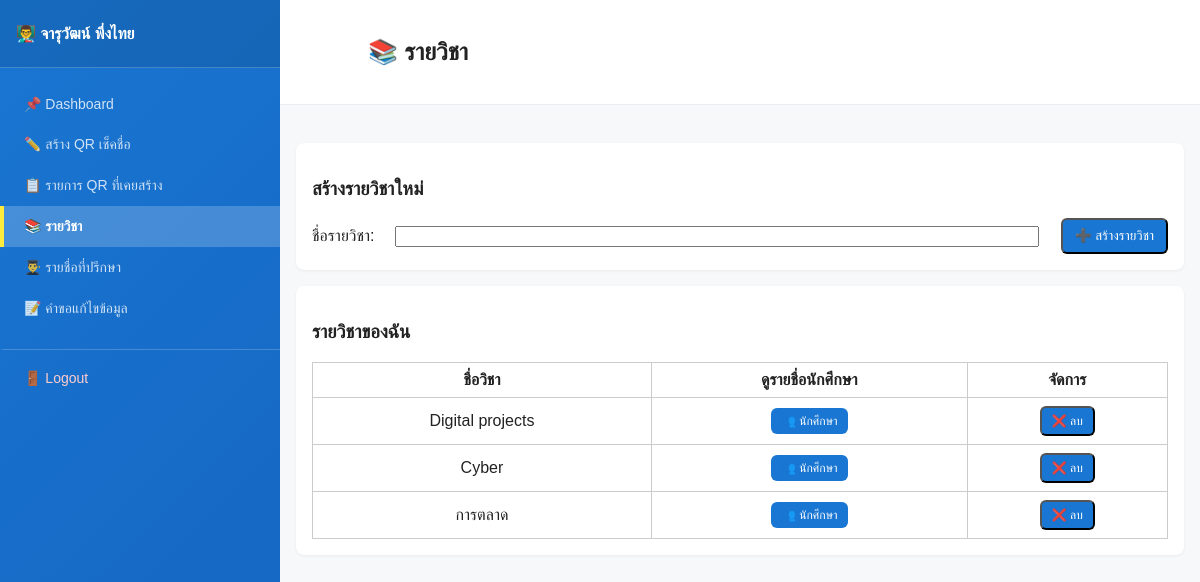
/liff/courses.php (signed in), run on the app's committed database.
### tables this page shows
CREATE TABLE `subjects` (
  `subject_id` int(11) NOT NULL,
  `teacher_id` int(11) DEFAULT NULL,
  `subject_name` varchar(100) DEFAULT NULL
);

### liff/courses.php (the view, shortened to what this page needs)
<?php
include("../config.php");
$teacherId = $_SESSION['teacher_id'];
$stmt = $conn->prepare("
  SELECT * FROM subjects
  WHERE teacher_id = ?
  ORDER BY subject_id DESC
");
$stmt->bind_param("i", $teacherId);
$stmt->execute();
$subjects = $stmt->get_result();
?>
<!DOCTYPE html>
<html>
<head>
<link rel="stylesheet" href="css/sidebar.css">
<link rel="stylesheet" href="css/courses.css">
</head>
<body>
<?php include('sidebar.php'); ?>
<div class="main-wrapper">
  <div class="header">
    <h2 id="page-title">📚 รายวิชา</h2>
  </div>
  <div class="content-area">
    <div class="container">
      <div class="card">
        <h3 class="section-header">สร้างรายวิชาใหม่</h3>
        <form method="post" action="../api/subject_create.php" class="form-section">
          <div class="form-group" style="display: flex; align-items: center; gap: 12px;">
            <label class="form-label" style="margin-right: 8px;">ชื่อรายวิชา:</label>
            <input name="subject_name" class="form-input" required style="flex:1; min-width:180px;">
            <button type="submit" class="btn btn-primary form-input" style="margin-left: 10px; white-space:nowrap;" >➕ สร้างรายวิชา</button>
          </div>
        </form>
      </div>
      <div class="card">
        <h3 class="section-header">รายวิชาของฉัน</h3>
        <div style="overflow-x: auto;">
          <table>
            <tr>
              <th>ชื่อวิชา</th>
              <th>ดูรายชื่อนักศึกษา</th>
              <th>จัดการ</th>
            </tr>
            <?php while ($row = $subjects->fetch_assoc()): ?>
            <tr>
              <td><?= htmlspecialchars($row['subject_name']) ?></td>
              <td>
                <a href="subject_students.php?id=<?= $row['subject_id'] ?>" class="btn btn-small" style="padding: 6px 10px; font-size: 12px;">
                  👥 นักศึกษา
                </a>
              </td>
              <td>
              <button class="btn btn-delete" style="padding: 6px 10px; font-size: 12px;" onclick="confirmDelete(
                <?= $row['subject_id'] ?>,
                '<?= htmlspecialchars($row['subject_name'], ENT_QUOTES) ?>'
              )">❌ ลบ</button>
            </td>
            </tr>
            <?php endwhile; ?>
          </table>
        </div>
      </div>
    </div>
  </div>
</div>
</body>
</html>

### liff/sidebar.php
<?php
if (!isset($currentPage)) {
  $currentPage = basename($_SERVER['PHP_SELF']);
}
$menuItems = [
  [
    'url' => 'teacher_dashboard.php',
    'title' => '📌 Dashboard',
    'icon' => 'dashboard'
  ],
  [
    'url' => 'create_session.php',
    'title' => '✏️ สร้าง QR เช็คชื่อ',
    'icon' => 'create'
  ],
  [
    'url' => 'sessions.php',
    'title' => '📋 รายการ QR ที่เคยสร้าง',
    'icon' => 'sessions'
  ],
  [
    'url' => 'courses.php',
    'title' => '📚 รายวิชา',
    'icon' => 'courses'
  ],
  [
    'url' => 'advisor_students.php',
    'title' => '👨‍🎓 รายชื่อที่ปรึกษา',
    'icon' => 'advisor'
  ],
  [
    'url' => 'advisor_requests.php',
    'title' => '📝 คำขอแก้ไขข้อมูล',
    'icon' => 'requests'
  ]
];
?>
<aside class="sidebar">
  <div class="sidebar-header">
    <h2>👨‍🏫 <?= htmlspecialchars($_SESSION['teacher_name'] ?? 'Teacher') ?></h2>
  </div>
  <nav class="sidebar-menu">
    <ul class="menu-list">
      <?php foreach ($menuItems as $item): ?>
        <li class="menu-item <?= ($currentPage === $item['url']) ? 'active' : '' ?>">
          <a href="<?= htmlspecialchars($item['url']) ?>" class="menu-link">
            <?= $item['title'] ?>
          </a>
        </li>
      <?php endforeach; ?>
      <li class="menu-item menu-logout">
        <a href="teacher_logout.php" class="menu-link">🚪 Logout</a>
      </li>
    </ul>
  </nav>
</aside>

### liff/css/sidebar.css (style rules this page uses)
body { display: flex; flex-direction: row; margin: 0; height: 100vh; overflow: hidden; }
.sidebar { width: 280px; background: linear-gradient(135deg, #1976d2 0%, #1565c0 100%); color: #fff; padding: 0; margin: 0; box-shadow: 2px 0 8px rgba(0, 0, 0, 0.1); overflow-y: auto; flex-shrink: 0; }
.sidebar-header { padding: 24px 16px; border-bottom: 1px solid rgba(255, 255, 255, 0.2); background: rgba(0, 0, 0, 0.1); }
.sidebar-header h2 { margin: 0; font-size: 16px; font-weight: 600; word-break: break-word; }
.sidebar-menu { padding: 16px 0; }
.sidebar-menu .menu-list { list-style: none; padding: 0; margin: 0; }
.sidebar-menu .menu-item { margin: 0; padding: 0; }
.sidebar-menu .menu-item a { display: block; padding: 12px 20px; color: rgba(255, 255, 255, 0.8); text-decoration: none; transition: all 0.3s ease; border-left: 4px solid transparent; font-size: 14px; }
.sidebar-menu .menu-item.active a { background: rgba(255, 255, 255, 0.2); color: #fff; border-left-color: #ffeb3b; font-weight: 600; }
.sidebar-menu .menu-logout a { margin-top: 20px; border-top: 1px solid rgba(255, 255, 255, 0.2); padding-top: 20px; color: #ffcccc; }
.main-wrapper { flex: 1; display: flex; flex-direction: column; overflow-y: auto; background: #f6f8fa; }
.header { background: #fff url('../image/teacher_dashboard-php.png') no-repeat 16px center; background-size: 56px; padding: 18px 18px 18px 88px; border-bottom: 1px solid #e9eef3; flex-shrink: 0; }
.content-area { flex: 1; overflow-y: auto; padding: 0; }
.container { max-width: 100%; margin: 22px auto; padding: 16px; width: 100%; box-sizing: border-box; }

### liff/css/default_page.css (style rules this page uses)
body { font-family:Arial,Helvetica,sans-serif; background:#f6f8fa; color:#222; margin:0 }
.header { background:#fff url('../image/teacher_dashboard-php.png') no-repeat 16px center;background-size:56px; padding:18px 18px 18px 88px; border-bottom:1px solid #e9eef3 }
.container { max-width:980px; margin:22px auto; padding:16px }
.card { background:#fff; border-radius:8px; box-shadow:0 1px 3px rgba(0,0,0,0.06); padding:16px; margin-bottom:16px }
.btn { display:inline-block; padding:8px 12px; background:#1976d2; color:#fff; border-radius:6px; text-decoration:none }

### liff/courses.php (style rules this page uses)
table { border-collapse: collapse; width:100%; }
th, td { border:1px solid #ccc; padding:8px; text-align:center; }

### data on the page
subjects: subject_name "Digital projects"
subjects: subject_name "Cyber"
subjects: subject_name "การตลาด"

### other printed values
$_SESSION['teacher_name'] "จารุวัฒน์ พึ่งไทย"
$item['title'] "📌 Dashboard"
$item['title'] "✏️ สร้าง QR เช็คชื่อ"
$item['title'] "📋 รายการ QR ที่เคยสร้าง"
$item['title'] "📚 รายวิชา"
$item['title'] "👨‍🎓 รายชื่อที่ปรึกษา"
$item['title'] "📝 คำขอแก้ไขข้อมูล"
